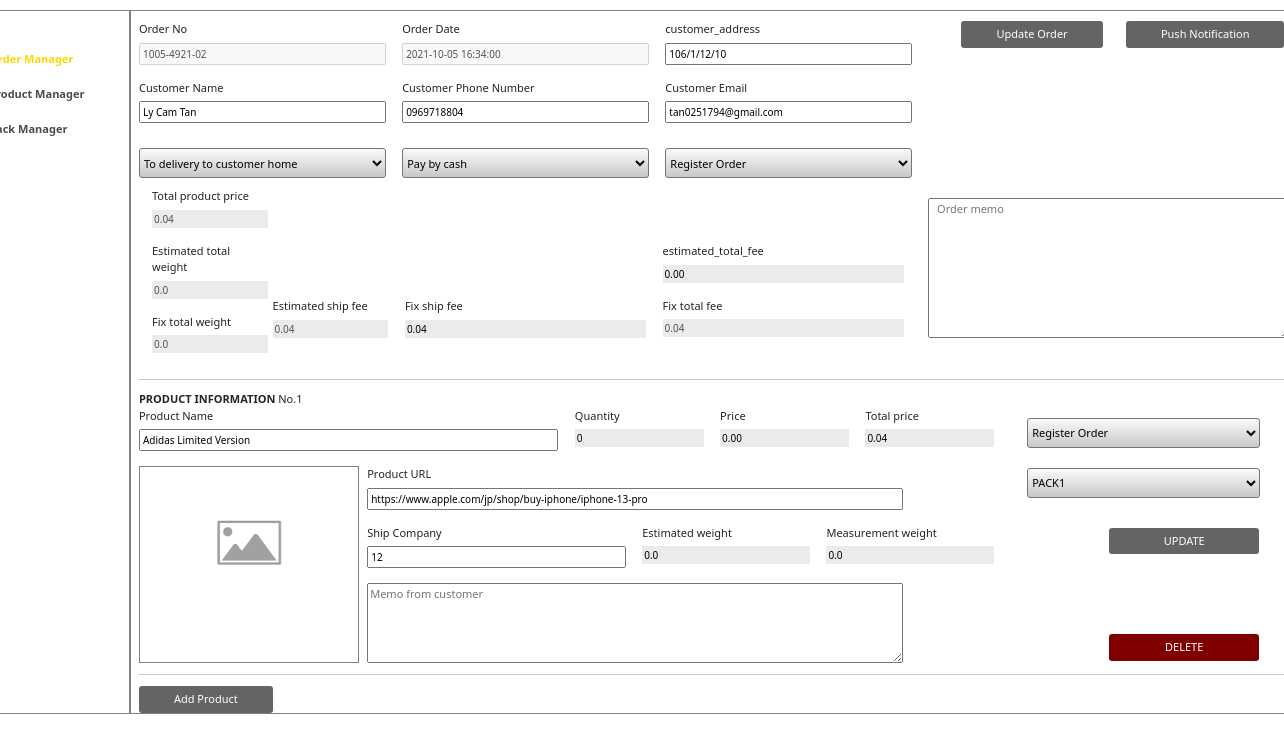
The app's page /order/edit/?q=2 with its own data.
### purchase_app/models.py (models this page shows, shortened)
class Order(models.Model):
    STATUS_CHOICES = [
        ('REGISTER', 'Register Order'),
        ('CANCEL_BY_CUSTOMER', 'Cancel by Customer'),
        ('CANCEL_BY_EMPOLYEE', 'Cancel by Employee'),
        ('UNDER_SHIPPING', 'Under Shipping'),
        ('COMPLETED', 'Completed'),
    ]
    DOMESTIC_DELIVERY_METHOD_CHOICES = [
        ('CUSTOMER_HOME', 'To delivery to customer home'),
        ('BRANCH', 'To delivery to company branch'),
    ]
    PAYMENT_METHOD_CHOICES = [
        ('BANK_ACCOUNT', 'To transfer bank account'),
        ('CASH', 'Pay by cash'),
    ]
    order_no = models.CharField(max_length=50, blank=True, unique=True)
    order_date = models.DateTimeField(
        auto_now=False, default=dt.now(), null=False)
    customer_id = models.ForeignKey(
        settings.AUTH_USER_MODEL,
        on_delete=models.DO_NOTHING,
        null=True
    )
    customer_name = models.CharField(max_length=50)
    customer_phone = models.CharField(max_length=12)
    customer_address = models.CharField(max_length=100)
    customer_email = models.EmailField(max_length=254)
    status = models.CharField(
        max_length=100,
        choices=STATUS_CHOICES,
        default='REGISTER',
    )
    total_product_price = models.DecimalField(
        max_digits=12, decimal_places=2, default=0)
    estimated_total_weight = models.FloatField(default=0)
    estimated_ship_fee = models.DecimalField(
        max_digits=12, decimal_places=2, default=0)
    estimated_total_fee = models.DecimalField(
        max_digits=12, decimal_places=2, default=0)
    fix_total_weight = models.FloatField(default=0)
    fix_ship_fee = models.DecimalField(
        max_digits=12, decimal_places=2, default=0)
    fix_total_fee = models.DecimalField(
        max_digits=12, decimal_places=2, default=0)
    domestic_delivery_method = models.CharField(
        max_length=100,
        choices=DOMESTIC_DELIVERY_METHOD_CHOICES,
        default='CUSTOMER_HOME',
    )
    payment_method = models.CharField(
        max_length=100,
        choices=PAYMENT_METHOD_CHOICES,
        default='BANK_ACCOUNT',
    )
    memo = models.TextField(blank=True)
    delivery_date = models.DateField(
        auto_now=False, auto_now_add=True, blank=True)
    delivery_time = models.TimeField(
        auto_now=False, auto_now_add=True, blank=True)

class Product(models.Model):
    STATUS_CHOICES = [
        ('REGISTER', 'Register Order'),
        ('CANCEL_BY_CUSTOMER', 'Cancel by Customer'),
        ('CANCEL_BY_EMPOLYEE', 'Cancel by Employee'),
        ('UNDER_SHIPPING', 'Under Shipping'),
        ('COMPLETED', 'Completed'),
    ]
    product_name = models.CharField(max_length=100)
    quantity = models.IntegerField(default=0)
    product_url = models.URLField(max_length=200)
    order = models.ForeignKey("purchase_app.Order", on_delete=models.CASCADE)
    pack = models.ForeignKey(
        "purchase_app.Pack", on_delete=models.DO_NOTHING, null=True, blank=True)
    price = models.DecimalField(max_digits=12, decimal_places=2, default=0)
    total_price = models.DecimalField(
        max_digits=12, decimal_places=2, default=0)
    estimated_weight = models.FloatField(default=0)
    measurement_weight = models.FloatField(default=0)
    status = models.CharField(
        max_length=100,
        choices=STATUS_CHOICES,
        default='REGISTER',
    )
    ship_company = models.CharField(max_length=50, default='')
    comfirm_notifed_fig = models.BooleanField(default=False)
    memo_from_customer = models.TextField(blank=True)

### purchase_app/views.py (the view)
# urls.py: path('order/edit/', order_edit, name='cms-order-edit'),
def order_edit(request):
    list_of_product_form = []
    if request.GET.get('q') == 'None':
        '''
        This case active when staff has just created a new order
        '''
        return HttpResponseRedirect('../../')
    elif request.GET.get('q') == 'create_new':
        form = UpdateOrderForm()
        order_model = None
        _id = None
    else:
        _id = request.GET.get('q')
        order_model = get_object_or_404(Order, id=_id)
        form = UpdateOrderForm(instance=order_model)
        products = Product.objects.filter(order=order_model)
        for p in products:
            product_form = UpdateProductForm(instance=p)
            list_of_product_form.append(product_form)
    if request.method == 'POST':
        form = UpdateOrderForm(request.POST or None, instance=order_model)
        if form.is_valid():
            form.save()
            newurl = '?q=' + str(_id)
            return redirect("."+newurl)
    return render(request, 'OrderEdit.html', {'form': form, 'current_id': _id, 'products': list_of_product_form})

### purchase_app/models.py (called while the page is built)
    def __str__(self):
        return self.pack_no

### Templates/OrderEdit.html (shortened to what this page needs)
{% extends 'Base.html' %}
{% load static %}
{% block content %}
<div class="container">
    <div class="row main-frame">
        <div class="border sub-frame-1">
            <ul>
                <li> <a class="active" href="../../">Order Manager</a>
                <li> <a href="../../product/">Product Manager</a>
                <li> <a href="../../pack/">Pack Manager</a>
            </ul>
        </div>
        <div class="border sub-frame-3">
            <form class="row" action="" method="POST">
                <div class="col-8">
                    <div class="row ">
                        <div class=" col-4 ">Order No {{form.order_no}}</div>
                        <div class=" col-4 ">Order Date {{form.order_date}}</div>
                        <div class=" col-4 ">customer_address {{form.customer_address}}</div>
                    </div>
                    <div class="row ">
                        <div class=" col-4 ">Customer Name {{form.customer_name}}</div>
                        <div class=" col-4 ">Customer Phone Number {{form.customer_phone}}</div>
                        <div class=" col-4 ">Customer Email {{form.customer_email}}</div>
                    </div>
                    <div class="row ">
                        <div class=" col-4">{{form.domestic_delivery_method}}</div>
                        <div class=" col-4">{{form.payment_method}}</div>
                        <div class=" col-4">{{form.status}}</div>
                    </div>
                    <div class="row" style="width:100%;margin-left:0px">
                        <div class="remove-border col-4 ">
                            <div class="mini-block-1">
                                Total product price {{form.total_product_price}}
                                Estimated total weight {{form.estimated_total_weight}}
                                Fix total weight {{form.fix_total_weight}}
                            </div>
                            <div class="mini-block-2">
                                <div class="white-space"></div>
                                <div class="white-space"></div>
                                Estimated ship fee {{form.estimated_ship_fee}}
                            </div>
                        </div>
                        <div class=" col-4">
                            <div class="white-space"></div>
                            <div class="white-space"></div>
                            Fix ship fee {{form.fix_ship_fee}}
                        </div>
                        <div class=" col-4">
                            <div class="white-space"></div>
                            estimated_total_fee {{form.estimated_total_fee}}
                            Fix total fee {{form.fix_total_fee}}
                        </div>
                    </div>
                </div>
                <div class="col-4">
                    <div class="row">
                        <div class=" col-1 "></div>
                        <div class=" col-5 ">
                            <input class="btn-create" type="submit" value="Update Order"/>
                        </div>
                        <div class=" col-5 ">
                            <input class="btn-create" type="button" OnClick="" value="Push Notification"/>
                        </div>
                    </div>
                    <div class="row col-12 order-memo ">
                        {{form.memo}}
                    </div>
                </div>
            </form>
                <HR>
                {% for product in products %}
                <form action='{% url 'update-product' product.initial.id %}' method="POST">
                    <span><b>PRODUCT INFORMATION </b> No.{{forloop.counter}}</span>
                    <div class="row product-form">
                        <div class="col-9">
                            <div class="row" style="width:100%">
                                <div class=" col-6">
                                    Product Name {{product.product_name}}
                                </div>
                                <div class=" col-2">
                                    Quantity {{product.quantity}}
                                </div>
                                <div class=" col-2">
                                    Price {{product.price}}
                                </div>
                                <div class=" col-2">
                                    Total price {{product.total_price}}
                                </div>
                            </div>
                            <div class="row" style="margin-left:0px">
                                <div class="col-3 border">
                                    <img src="{{MEDIA_URL}}/media/default.png" width="100%"/>
                                </div>
                                <div class="col-9">
                                    <div class="col-10">
                                            Product URL {{product.product_url}}
                                    </div>
                                    <div class="row">
                                        <div class="col-5">
                                            Ship Company {{product.ship_company}}
                                        </div>
                                        <div class="row col-7">
                                            <div class="col-6">
                                                Estimated weight {{product.estimated_weight}}
                                            </div>
                                            <div class="col-6">
                                                Measurement weight {{product.measurement_weight}}
                                            </div>
                                        </div>
                                    </div>
                                    <div class="col-10 product-memo">
                                        {{product.memo_from_customer}}
                                    </div>
                                </div>
                            </div>
                        </div>
                        <div class="col-3">
                                <div class="col-10 ">
                                    {{product.status}}
                                </div>
                                <div class="col-10 ">
                                    {{product.pack}}
                                </div>
                                <div class="col-5" style="margin-left:82px">
                                    <input type="submit" value="UPDATE"
                                    style="width:150px; margin-top: 20px;"/>
                                    <input type="submit"
                                    onclick="location.href='{% url 'delete-product' current_id product.initial.id %}'"
                                    style="width:150px; margin-top:80px; background-color:maroon!important"
                                    value="DELETE"/>
                                </div>
                            </div>
                        </div>
                        </form>
            {% endfor %}
            <HR>
            {% if current_id %}
                <input type="submit" onclick="location.href='{% url 'add-product' current_id %}'" value="Add Product"/>
            {% endif %}
        </div>
    </div>
</div>
{%endblock  %}

### purchase_app/static/css/style.css (style rules this page uses)
.border { border: 1px solid gray!important; }
.main-frame { width: 120%; margin-left: -10%; margin-top: 10px; min-height: 580px; }
* { font-size: 11px; }
* input[type="button"] { background-color: rgb(100, 100, 100)!important; border: none; padding: 5px 35px 5px 35px; border-radius: 3px; color: white; }
* input[type="submit"] { background-color: rgb(100, 100, 100)!important; border: none; padding: 5px 35px 5px 35px; border-radius: 3px; color: white; }
* input[type="text"] { width: 100%; line-height: 16px; font-size: 10px; margin: 5px 0 15px 0; }
* input[type="email"] { width: 100%; line-height: 16px; font-size: 10px; margin: 5px 0 15px 0; }
* input[type="url"] { width: 100%; line-height: 16px; font-size: 10px; margin: 5px 0 15px 0; }
* input[type="number"] { width: 100%; line-height: 16px; font-size: 10px; margin: 5px 0 15px 0; border: none; background-color: rgb(235, 235, 235); }
* select { width: 100%; height: 30px; margin: 10px 0 10px 0; background-color: rgb(226, 226, 226); background-image: linear-gradient(rgb(250, 250, 250), rgb(200, 200, 200)); border-radius: 3px; }
.sub-frame-1 { width: 12%; padding-top: 30px; }
.sub-frame-1 ul { list-style: none; margin-left: -10px; line-height: 35px; font-weight: bold; }
.sub-frame-1 a { text-decoration: none; color: rgb(75, 75, 75); }
.sub-frame-1 .active { color: gold; }
.sub-frame-3 { padding-top: 10px; width: 88%; }
.mini-block-1 { width: 48%; float: left; margin: 0 2% 0 2%; }
.mini-block-2 { width: 48%; float: left; }
.white-space { height: 55px; }
.order-memo { margin-top: 150px; }
.order-memo textarea { margin-left: 2%; width: 96%; height: 140px; }
.product-memo textarea { width: 100%; height: 80px; }

### records on screen
Order: order_no "1005-4921-02", order_date "2021-10-05 16:34:00", customer_address "106/1/12/10", customer_name "Ly Cam Tan", customer_phone "0969718804", customer_email "tan0251794@gmail.com", domestic_delivery_method "To delivery to customer home", payment_method "Pay by cash", status "Register Order", total_product_price "0.04", estimated_total_weight "0.0", fix_total_weight "0.0", estimated_ship_fee "0.04", fix_ship_fee "0.04", estimated_total_fee "0.00", fix_total_fee "0.04"
Product: product_name "Adidas Limited Version", quantity "0", price "0.00", total_price "0.04", product_url "https://www.apple.com/jp/shop/buy-iphone/iphone-13-pro", ship_company "12", estimated_weight "0.0", measurement_weight "0.0", status "Register Order", pack "PACK1"
